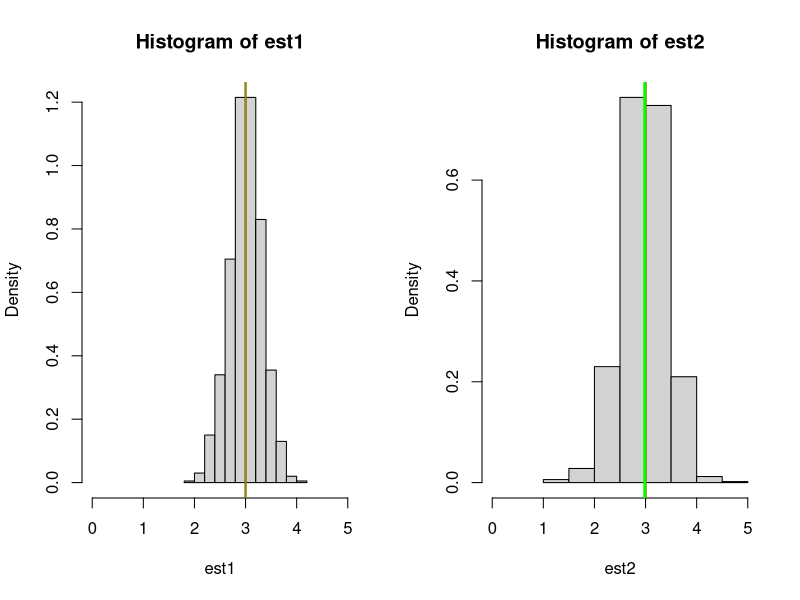
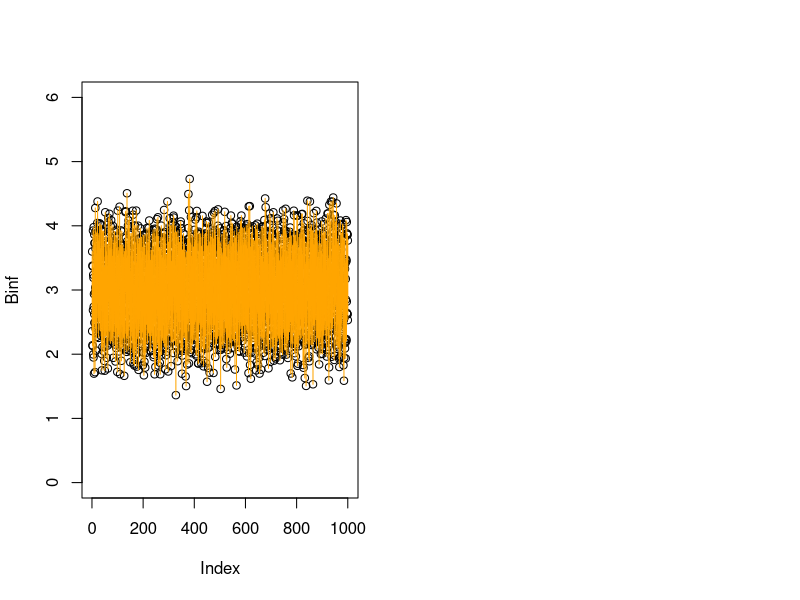
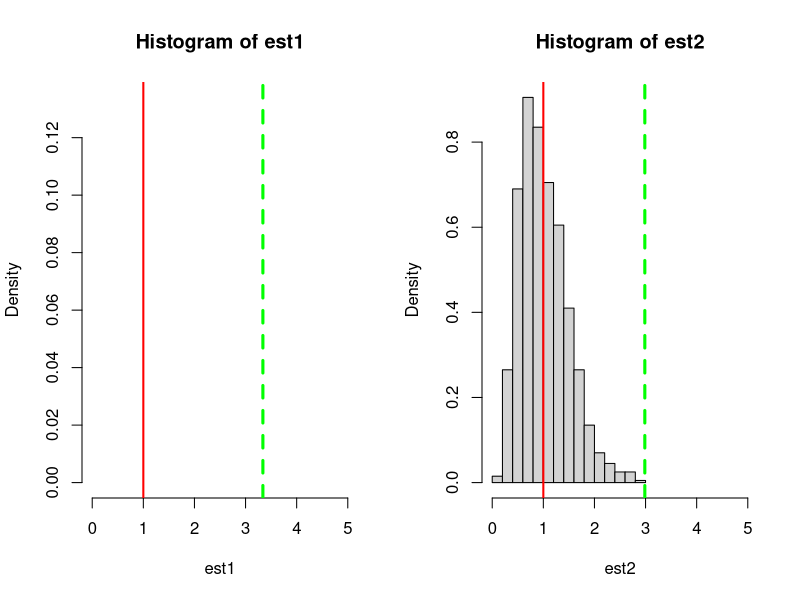

These figures' R source, in order:
## ---- chunk 1
mu = 3
sigma = 1
N = 1000
n = 10
x = rnorm(n*N, mu,sigma)
dataG = matrix(x, nrow=N)
## ---- chunk 2
est1 = rowMeans(dataG)
min_x = apply(dataG,1,min)
max_x = apply(dataG,1,max)
est2 = (min_x+max_x)/2
T2 = function(x){
  return( (min(x)+max(x))/2)
}
sum( est2 == apply(dataG,1,T2) )
## ---- chunk 3
moy_est1 = mean(est1)
et_est1 = sd(est1)
moy_est2 = mean(est2)
et_est2 = sd(est2)
cat("moy_est1 = ", moy_est1, " et_est1 =", et_est1, "\n")
cat("moy_est2 = ", moy_est2, " et_est2 =", et_est2, "\n")
## ---- chunk 4
par(mfrow = c(1,2))
hist(est1, probability = T, xlim = c(0,5))
abline(v = mu, col = "red", lw = 2)
abline(v = moy_est1, col = "green")
hist(est2, probability = T, xlim = c(0,5))
abline(v = mu, col = "red", lw = 2)
abline(v = moy_est2, col = "green", lw = 3)
## ---- chunk 5
alpha = 0.05 #1-niveau de confiance
Binf = est1 - sigma * qnorm(1-alpha/2)/sqrt(n)
Bsup = est1 + sigma * qnorm(1-alpha/2)/sqrt(n)
mean((Binf <= mu) & (mu <= Bsup))
## ---- chunk 6
plot(Binf, ylim = c(mu-3*sigma, mu+3*sigma))
points(Bsup)
segments(x0 = 1:N, y0 = Binf, y1 = Bsup, col = "orange")
## ---- chunk 7
mu = 3
sigma = 1
N = 1000
n = 10
x = rnorm(n*N, mu,sigma)
dataG = matrix(x, nrow=N)
## ---- chunk 8
est1 = rowSums(dataG/n-rowMeans(dataG))
est2 = apply(dataG, 1, var)
## ---- chunk 9
par(mfrow = c(1,2))
hist(est1, probability = T, xlim = c(0,5))
abline(v = sigma, col = "red", lw = 2)
abline(v = moy_est1*n/(n-1), col = "green", lw = 3, lty = "dashed")
hist(est2, probability = T, xlim = c(0,5))
abline(v = sigma, col = "red", lw = 2)
abline(v = moy_est2, col = "green",  lw = 3, lty = "dashed")
